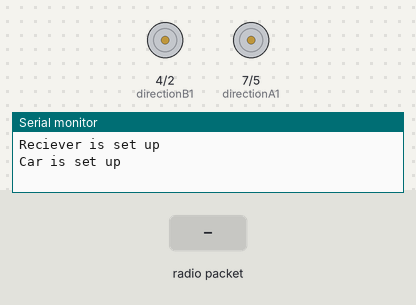
The sketch below on a simulated Arduino Uno, built with avr-gcc and run on an emulated ATmega328P. On the bench: motor-driver pin pairs drawn as motors (green arrow = first pin HIGH = forward, orange = second pin HIGH = backward, longer = more drive, scaled by the enable pin), the last lines printed to the serial monitor. Inputs (shaded band) come from the test bench. No radio packets arrive unless stated.

Above: at 1.2 s.
1.3 s: radio packet "f" arrives
At 2.5 s:
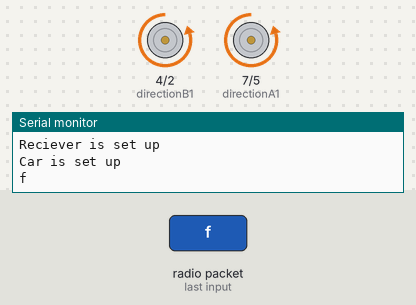
2.8 s: radio packet "b" arrives
At 3.9 s:
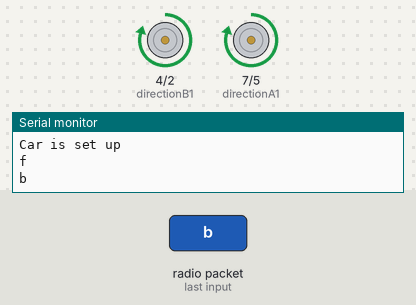
4.3 s: radio packet "l" arrives
At 5.1 s:
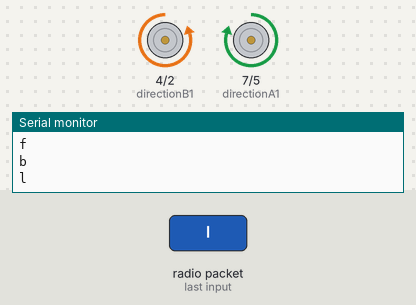
5.8 s: radio packet "r" arrives
At 6.4 s:
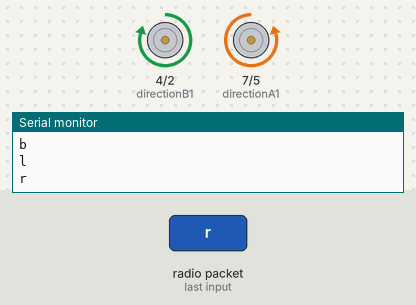
Timing chart, 0 to 8.3 s (numbered marks = the images above; inputs shaded):
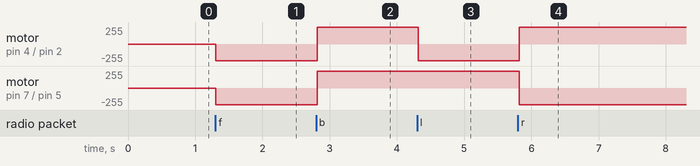

The sketch:

CheesitCar.ino
```cpp
#include <SPI.h>
#include <nRF24L01.h>
#include <RF24.h>
#include <printf.h>

const int directionA1 = 7;
const int PWMA = 6;
const int directionA2 = 5;

const int directionB1 = 4;
const int PWMB = 3;
const int directionB2 = 2;

RF24 radio(8,9);
void setup() {
  // put your setup code here, to run once:
  Serial.begin(9600);
  radio.begin();
  radio.openReadingPipe(1, 0xE8E8F0F0E1LL);
  radio.setChannel(0x77);
  radio.setPALevel(RF24_PA_MIN);
  radio.enableDynamicPayloads();
  radio.setPayloadSize(32);
  radio.setAutoAck(false);
  radio.enableAckPayload();
  radio.printDetails();
  radio.startListening();
  Serial.println("Reciever is set up");

  pinMode(directionA1, OUTPUT);
  pinMode(directionA2, OUTPUT);
  pinMode(PWMA, OUTPUT);
  pinMode(directionB1, OUTPUT);
  pinMode(directionB2, OUTPUT);
  pinMode(PWMB, OUTPUT);
  Serial.println("Car is set up");

}

void loop() {
  // put your main code here, to run repeatedly:
  if (!(radio.available(0))){
    delay(50);
    //Serial.println("Nothing yet");
  }
  else{
    char receivedMessage[32] = {0} ;   // set incmng message for 32 bytes
    radio.read(receivedMessage, sizeof(receivedMessage));
    String message = String(receivedMessage[0]);

    if (message.equals("s")){
      stopCar();
    }
    else if (message.equals("f")){
      forward(250);
    }
    else if (message.equals("b")){
      backward(250);
    }
    else if (message.equals("l")){
      left(250);
    }
    else if (message.equals("r")){
      right(250);
    }
    else{
      stopCar();
    }
    Serial.println(message);
    //radio.flush_rx();
  }

}
void stopCar(){
 digitalWrite(directionA1, LOW);
 digitalWrite(directionA2, LOW);
 analogWrite(PWMA, 0);
 digitalWrite(directionB1, LOW);
 digitalWrite(directionB2, LOW);
 analogWrite(PWMB, 0);
}
void forward(int speed){
 digitalWrite(directionA1, LOW);
 digitalWrite(directionA2, HIGH);
 analogWrite(PWMA, speed);
 digitalWrite(directionB1, LOW);
 digitalWrite(directionB2, HIGH);
 analogWrite(PWMB, speed);
}
void backward(int speed){
 digitalWrite(directionA1, HIGH);
 digitalWrite(directionA2, LOW);
 analogWrite(PWMA, speed);
 digitalWrite(directionB1, HIGH);
 digitalWrite(directionB2, LOW);
 analogWrite(PWMB, speed);
}
void left(int speed){
 digitalWrite(directionA1, HIGH);
 digitalWrite(directionA2, LOW);
 analogWrite(PWMA, speed);
 digitalWrite(directionB1, LOW);
 digitalWrite(directionB2, HIGH);
 analogWrite(PWMB, speed);
}
void right(int speed){
 digitalWrite(directionA1, LOW);
 digitalWrite(directionA2, HIGH);
 analogWrite(PWMA, speed);
 digitalWrite(directionB1, HIGH);
 digitalWrite(directionB2, LOW);
 analogWrite(PWMB, speed);
}
```

Measured:
- after the input at 1.3 s, motor on pin 4 (directionB1) / pin 2 (directionB2), motor on pin 7 (directionA1) / pin 5 (directionA2): stopped → backward 250/255 at once
- after the input at 2.8 s, motor on pin 4 (directionB1) / pin 2 (directionB2), motor on pin 7 (directionA1) / pin 5 (directionA2): backward 250/255 → forward 250/255 at once
- after the input at 4.3 s, motor on pin 4 (directionB1) / pin 2 (directionB2): forward 250/255 → backward 250/255 at once
- after the input at 5.8 s, motor on pin 4 (directionB1) / pin 2 (directionB2): backward 250/255 → forward 250/255 at once; motor on pin 7 (directionA1) / pin 5 (directionA2): forward 250/255 → backward 250/255 at once
